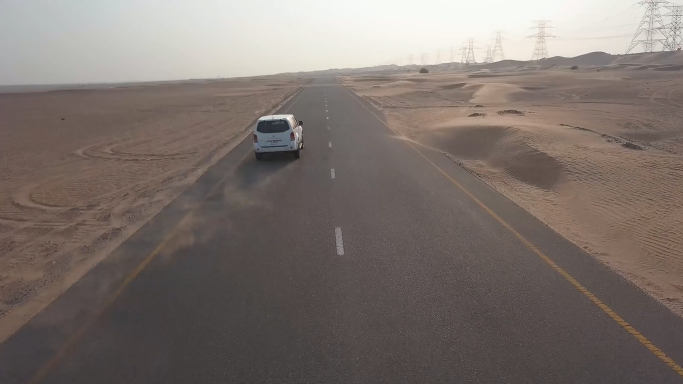
#> input picture car.jpeg, 1366 x 768 px (shown at 1/2 size)
$ python -i rpi.py   (imports and definitions only)   (older library calls are emulated)
#> lines starting #> are read from the running program, lines starting #| are printed output that depends on the picture; after the words box and inside, x2 and y2 are one past the last pixel; in counts of white or black regions, pixels touching at a corner belong together
#> further down, picture is the input picture: shape (768, 1366, 3); mean B, G, R 108.6, 113.6, 123.6
import numpy as np
#import os
import imutils
import cv2
#import glob
#import xlrd
import time
# [5 lines of commented-out code are left out]
import socket

C = 0
D = 0
P = 0
Q = 0
S = 1


# app = Flask(__name__)

# @app.route("/")
# def hello():
# return "Hello, World!"
def find_marker(image):
    # convert the image to grayscale, blur it, and detect edges
    gray = cv2.cvtColor(image, cv2.COLOR_BGR2GRAY)
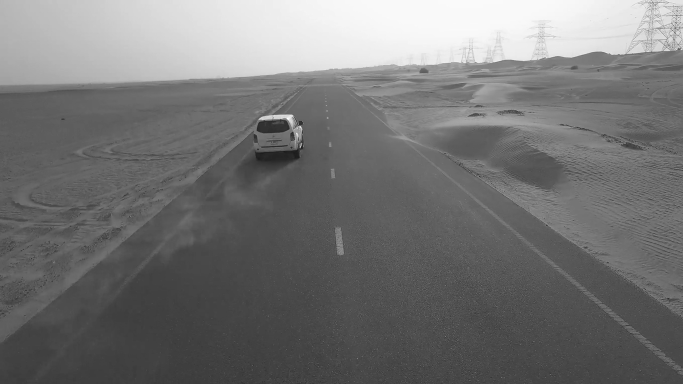
#> gray: shape (768, 1366) (shown at 1/2 size); min 10, max 255, mean 116.1
    gray = cv2.GaussianBlur(gray, (7, 7), 0)
    edged = cv2.Canny(gray, 35, 125)
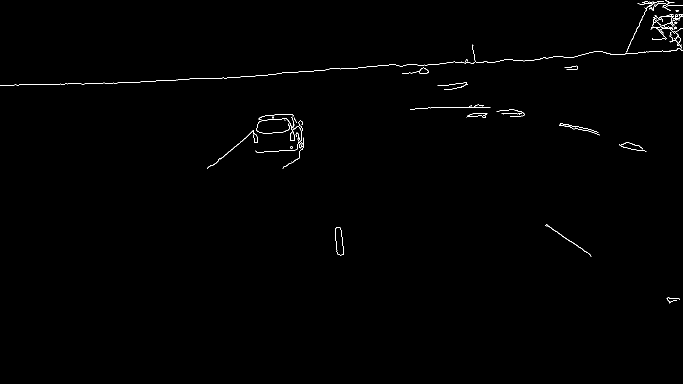
#> edged: shape (768, 1366) (shown at 1/2 size); 0.46% white in thin lines or dots, all inside (x1, y1, x2, y2) = (0, 0, 1366, 607)
    # find the contours in the edged image and keep the largest one;
    # we'll assume that this is our piece of paper in the image
    cnts = cv2.findContours(edged.copy(), cv2.RETR_LIST, cv2.CHAIN_APPROX_SIMPLE)
#> cnts = 56 contours, 39 with area under 20; largest, box (x1, y1, x2, y2) and area: (670, 454, 688, 511) 684, (670, 454, 688, 511) 681, (511, 229, 605, 305) 210, (1301, 34, 1327, 59) 153, (804, 135, 857, 148) 146
    cnts = imutils.grab_contours(cnts)
    c = max(cnts, key=cv2.contourArea)
#> c = contour of 39 points, box (x1, y1, x2, y2) (670, 454, 688, 511), area 684
    # compute the bounding box of the of the paper region and return it
    return cv2.minAreaRect(c)


def find_marker_1(image_1):
    # convert the image to grayscale, blur it, and detect edges
    gray = cv2.cvtColor(image_1, cv2.COLOR_BGR2GRAY)
    gray = cv2.GaussianBlur(gray, (7, 7), 0)
    edged = cv2.Canny(gray, 35, 125)
    # find the contours in the edged image and keep the largest one;
    # we'll assume that this is our piece of paper in the image
    conts = cv2.findContours(edged.copy(), cv2.RETR_LIST, cv2.CHAIN_APPROX_SIMPLE)
    conts = imutils.grab_contours(conts)
    d = max(conts, key=cv2.contourArea)
    # compute the bounding box of the of the paper region and return it
    return cv2.minAreaRect(d)


def distance_to_camera(knownWidth, focalLength, perWidth):
    # compute and return the distance from the maker to the camera
    return (knownWidth * focalLength) / perWidth


def lap():
    host = '192.168.1.6'
    port = 12346
    s = socket.socket()
    s.connect((host, port))
    #print("listening")
    s.send(bytes('Data Processing \n Algorithm will take decision now ', 'utf-8'))
    s.close()
# [1 line not run here, left out]


KNOWN_DISTANCE = [12, 6]
KNOWN_WIDTH = [8.5, 0.5]
time_diff = 1
low_white = np.array([0, 0, 0])
high_white = np.array([0, 0, 255])
low_gray = np.array([0, 5, 50])
high_gray = np.array([179, 50, 255])
# [2 lines not run here, left out]
# print(image.shape)
# [1 line that did not run here, left out]
# [1 line that did not run here, left out]
# [1 line that did not run here, left out]
# [1 line that did not run here, left out]
# [1 line not run here, left out]
count = 1

host = '192.168.1.8'
port = 12347
# [1 line that did not run here, left out]
# [249 lines not run here, left out]

>>> import cv2
>>> picture = cv2.imread('car.jpeg')
>>> result = find_marker(picture)
#> result = ((678.2, 481.9), (14.21, 56.58), -5.19)
